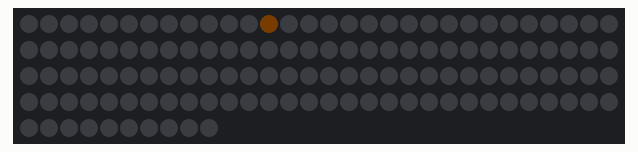
Recording of a sketch running on a simulated Teensy 4. On the bench: 130 RGB LEDs in strip order, left to right, continuing on the next row. Dim RGB values are drawn brighter than linear; random numbers use the default seed unless the sketch sets one.

Above: at 0.16 s.
At 4.97 s:
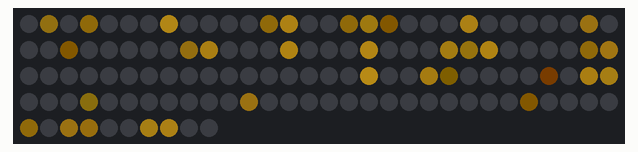
At 9.79 s:
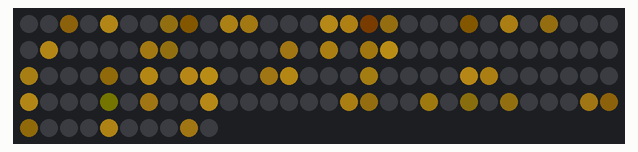
At 19.72 s:
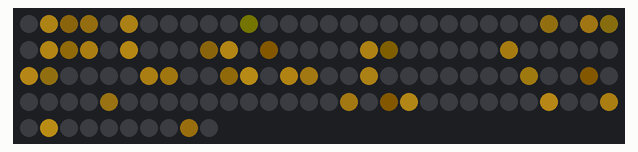
At 29.65 s:
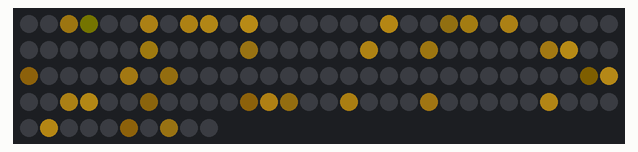
At 39.58 s:
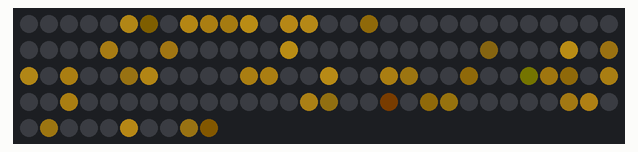

The sketch:

SoftTwinkles.ino
```cpp
#define USE_OCTOWS2811
#include<OctoWS2811.h>
#include<FastLED.h>


#define LED_PIN     3
#define LED_TYPE    WS2811
#define COLOR_ORDER RGB
#define NUM_STRIPS 8
#define NUM_LEDS_PER_STRIP 130
#define NUM_LEDS (NUM_STRIPS * NUM_LEDS_PER_STRIP)

CRGB leds[NUM_LEDS];

#define BRIGHTNESS      70
#define DENSITY         255
#define LEDS_PER_CYCLE  7 // higher == more light up each time

void setup() {
  FastLED.addLeds<OCTOWS2811,COLOR_ORDER>(leds, NUM_LEDS_PER_STRIP).setCorrection(TypicalLEDStrip);
  FastLED.setBrightness(BRIGHTNESS);
}

void loop() {
  // Soft, warm white twinkles all along the LEDs
  softtwinkles();
  FastLED.show();
  FastLED.delay(1);
}

// For this animation to work, the Red component of this
// color MUST be nonzero, AND must be an EVEN number.
const CRGB lightcolor(8,6,1);
// If you are using FastLED setCorrection(TypicalLEDStrip),
// then (8,7,1) gives a very soft, warm yellowish white,
// a little bit like incandescent fairy lights.  If you are
// not using FastLED color correction, try (8,5,1).


// The basic idea behind this animation is that each pixel is
// black until it's 'bumped' with a small amount of light, at which
// point it will get brighter and brighter until it maxes out.
// Then it will switch direction and start getting dimmer and dimmer
// until it's black again.  That's basically the whole thing.
//
// So to implement this, each pixel needs to 'know' whether it should
// be getting brighter or getting dimmer.  We could implement this
// with a parallel array of direction indicators, but that would
// take up extra memory.
//
// Instead, we use the lowest bit of the red component as a direction
// indicator.  Stop and re-read that previous sentence again.  We're
// using the least significant bit of one of the color components as
// an actual data value.
//
// If the lowest bit of the red component is ZERO (i.e.
// pixel.red is EVEN), it means that this pixel should be BRIGHTENING.
// If the lowest bit of the red component is ONE (i.e. pixel.red is ODD),
// it means that this pixel should be DIMMING.
//
// In this way, the low bit of the red componetn IS the direction indicator:
// If red is EVEN, it's going up.  If red is ODD, it's coming down.
//
// Now as if that weren't complicated enough, we use the 'saturating'
// properties of CRGB pixel math to avoid having to test for when
// we've hit the maximum brightness, or for having to test for when
// we've hit total black.
//
// The result is that we can do this whole thing eight lines of code.
//
// Here's how the code works: each pixel can be in one of three states:
//   1. It can be total black, in which case we do nothing to it.
//   2. It can have an EVEN red component, in which case we BRIGHTEN it
//   3. It can have an ODD red component, in which case we DARKEN it
// When we're brightening the red component (because it's EVEN), it will
// saturate at a maximum of 255 -- which means it will automatically
// switch from EVEN to ODD when it hits the top of the range.  And
// because it's now an ODD number, we'll DARKEN this pixel each time;
// the numbers start coming back down.  And when it dims all the way
// down, it will saturate out at total black automatically.
//
void softtwinkles() {
  for( int i = 0; i < NUM_LEDS; i++) {
    if( !leds[i]) continue; // skip black pixels
    if( leds[i].r & 1) { // is red odd?
      leds[i] -= lightcolor; // darken if red is odd
    } else {
      leds[i] += lightcolor; // brighten if red is even
    }
  }

  // Randomly choose a pixel, and if it's black, 'bump' it up a little.
  // Since it will now have an EVEN red component, it will start getting
  // brighter over time.
  if( random8() < DENSITY) {
    for ( int j=0; j < LEDS_PER_CYCLE; j++) {
      int idx = random16(NUM_LEDS);
      if( !leds[idx] ) leds[idx] = lightcolor;
    }
  }
}


// If this still all seems confusing, that's OK.  It took me a LONG
// time to slowly fit all these puzzle pieces together to make it work
// the way I wanted it to.  And in the end I was actually very
// surprised at how little actual code was needed to make it work.
//   - Mark Kriegsman, December 2014
```
